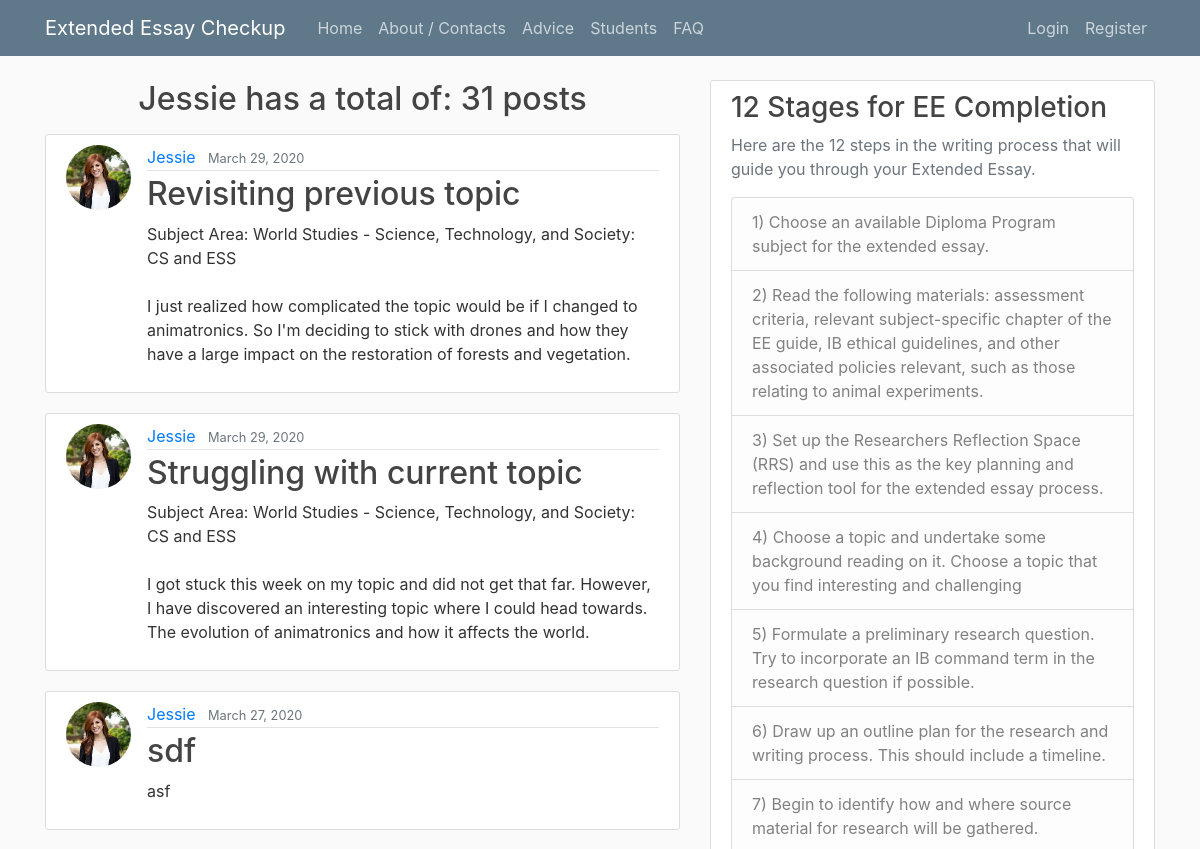
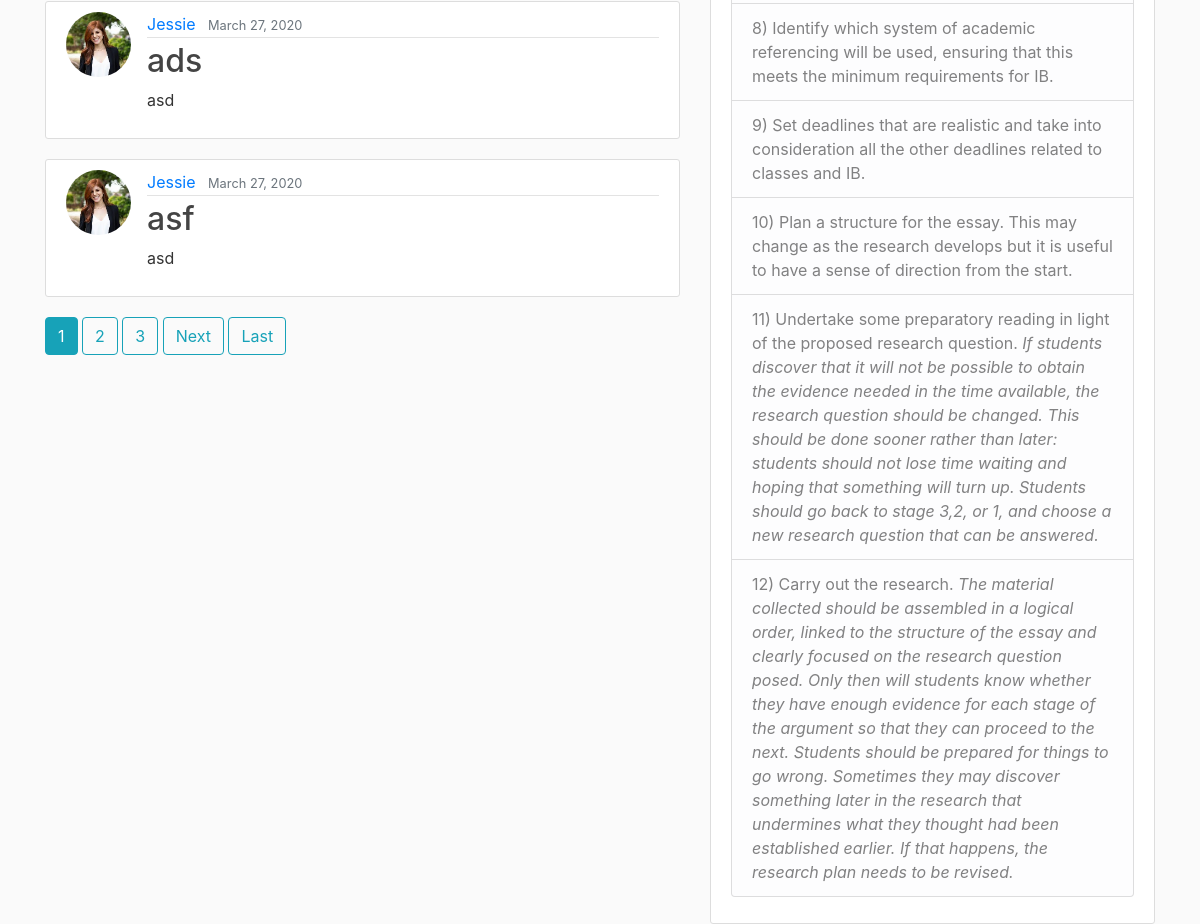
/user/Jessie, run on the app's committed database (2 pictures, top to bottom).
### checkup/models.py (models this page shows, shortened)
class Post(models.Model):
    title = models.CharField(max_length=100)
    content = models.TextField()
    date_posted = models.DateTimeField(default=timezone.now)
    author = models.ForeignKey(User, on_delete=models.CASCADE)

### users/models.py (models this page shows, shortened)
class Profile(models.Model):
    user = models.OneToOneField(User, on_delete=models.CASCADE)
    image = models.ImageField(default='default.jpg', upload_to='profile_pics')

### checkup/views.py (the view)
# urls.py: path('user/<str:username>', UserPostListView.as_view(), name='user-posts'),
class UserPostListView(ListView):
    model = Post
    template_name = 'checkup/user_posts.html'  # <app>/<model>_<viewtype>.html
    context_object_name = 'posts'
    ordering = ['-date_posted']
    paginate_by = 5
    def get_queryset(self):
        user = get_object_or_404(User, username=self.kwargs.get('username'))
        return Post.objects.filter(author=user).order_by('-date_posted')

### checkup/templates/checkup/user_posts.html (shortened to what this page needs)
{% extends "checkup/base.html" %}
{% block content %}
  <h2 align="middle" class="mb-3">{{ view.kwargs.username }} has a total of: {{ page_obj.paginator.count }} posts</h2>
    {% for post in posts %}
        <article class="media content-section">
          <img class="rounded-circle article-img" src="{{ post.author.profile.image.url }}">
          <div class="media-body">
            <div class="article-metadata">
              <a class="mr-2" href="{% url 'user-posts' post.author.username %}">{{ post.author }}</a>
              <small class="text-muted">{{ post.date_posted|date:"F d, Y" }}</small>
            </div>
            <h2><a class="article-title" href="{% url 'post-detail' post.id %}">{{ post.title }}</a></h2>
            <p class="article-content">{{ post.content }}</p>
          </div>
        </article>
    {% endfor %}
    {% if is_paginated %}
      {% for num in page_obj.paginator.page_range %}
        {% if page_obj.number == num %}
          <a class="btn btn-info mb-4" href="?page={{ num }}">{{ num }}</a>
        {% elif num > page_obj.number|add:'-3' and num < page_obj.number|add:'3' %}
          <a class="btn btn-outline-info mb-4" href="?page={{ num }}">{{ num }}</a>
        {% endif %}
      {% endfor %}
      {% if page_obj.has_next %}
        <a class="btn btn-outline-info mb-4" href="?page={{ page_obj.next_page_number }}">Next</a>
        <a class="btn btn-outline-info mb-4" href="?page={{ page_obj.paginator.num_pages }}">Last</a>
      {% endif %}
    {% endif %}
{% endblock content %}

### checkup/static/checkup/main.css (style rules this page uses)
body { background: #fafafa; color: #333333; margin-top: 5rem; }
h1, h2, h3, h4, h5, h6 { color: #444444; }
.content-section { background: #ffffff; padding: 10px 20px; border: 1px solid #dddddd; border-radius: 3px; margin-bottom: 20px; }
.article-title { color: #444444; }
.article-content { white-space: pre-line; }
.article-img { height: 65px; width: 65px; margin-right: 16px; }
.article-metadata { padding-bottom: 1px; margin-bottom: 4px; border-bottom: 1px solid #e3e3e3 }

### data on the page
Post: author.profile.image (picture), author "Jessie", date_posted "March 29, 2020", title "Revisiting previous topic", content "Subject Area: World Studies - Science, Technology, and Society: CS and ESS I just realized how complicated the topic would be if I changed to animatronics. So I'm deciding to stick with drones and how they have a large impact on the restoration of forests and vegetation."
Post: author.profile.image (picture), author "Jessie", date_posted "March 29, 2020", title "Struggling with current topic", content "Subject Area: World Studies - Science, Technology, and Society: CS and ESS I got stuck this week on my topic and did not get that far. However, I have discovered an interesting topic where I could head towards. The evolution of animatronics and how it affects the world."
Post: author.profile.image (picture), author "Jessie", date_posted "March 27, 2020", title "sdf", content "asf"
Post: author.profile.image (picture), author "Jessie", date_posted "March 27, 2020", title "ads", content "asd"
Post: author.profile.image (picture), author "Jessie", date_posted "March 27, 2020", title "asf", content "asd"

### other printed values
{{ view.kwargs.username }} "Jessie"
{{ page_obj.paginator.count }} "31"
{{ num }} "1"
{{ num }} "2" "3"
